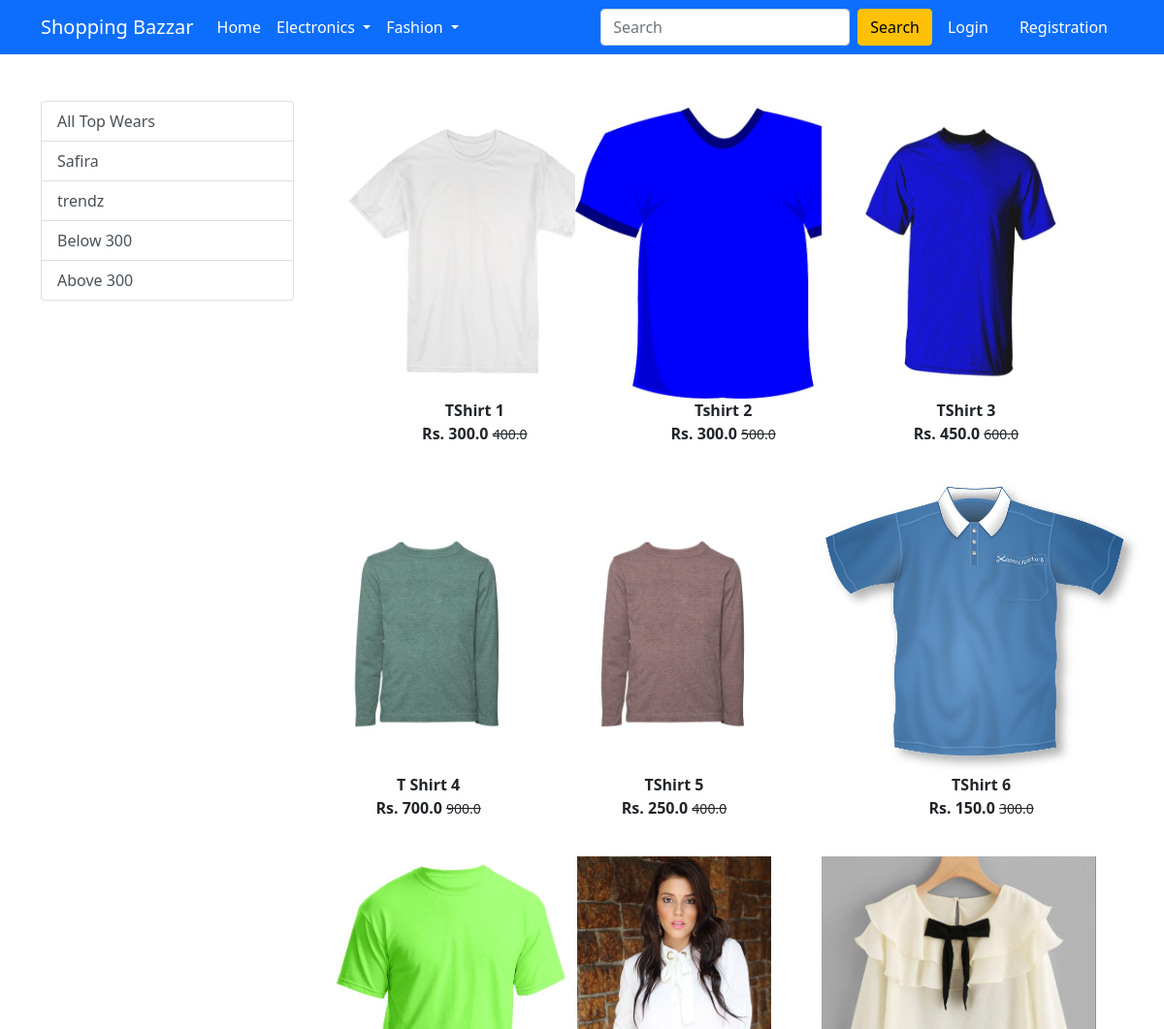
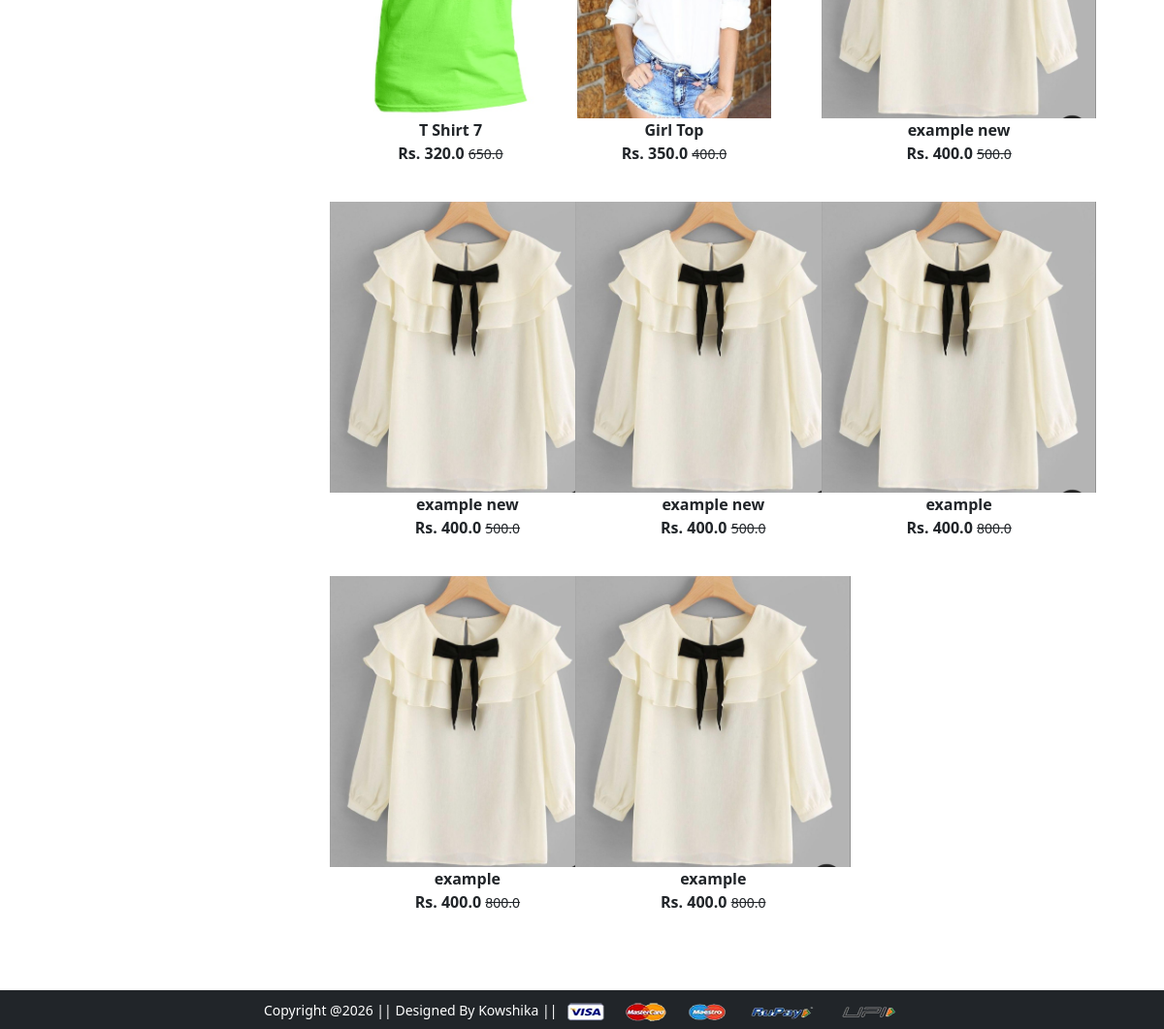
Screenshot of /topwear/ with the database file from the repository (2 pictures, top to bottom).
### app/models.py (models this page shows, shortened)
class Product(models.Model):
 title = models.CharField(max_length=100)
 selling_price = models.FloatField()
 discounted_price = models.FloatField()
 description = models.TextField()
 brand = models.CharField(max_length=100)
 category = models.CharField( choices=CATEGORY_CHOICES, max_length=2)
 product_image = models.ImageField(upload_to='productimg')

### app/views.py (the view)
# urls.py: path('topwear/',views.topwear, name="topwear"),
def topwear(request, datas=None):
	totalitem = 0
	if request.user.is_authenticated:
		totalitem = len(Cart.objects.filter(user=request.user))
	if datas==None :
			topwears = Product.objects.filter(category='TW')
	elif datas == 'Safira' or datas == 'Bajaj':
			topwears = Product.objects.filter(category='TW').filter(brand=datas)
	elif datas == 'below':
			topwears = Product.objects.filter(category='TW').filter(discounted_price__lt=300)
	elif datas == 'above':
			topwears = Product.objects.filter(category='TW').filter(discounted_price__gt=300)
	return render(request,"app/topwear.html",  {'topwears':topwears, 'totalitem':totalitem})

### app/templates/app/topwear.html (shortened to what this page needs)
{% extends 'app/base.html' %}
{% load static %}
{% block main-content %}
<div class="container my-5">
 <div class="row">
  <div class="col-sm-3">
   <div class="list-group">
     <a href="{% url 'topwear' %}" class="list-group-item list-group-item-action" aria-current="true">All Top Wears</a>
     <a href="{% url 'topweardata' 'Safira'  %}" class="list-group-item list-group-item-action" aria-current="true">Safira</a>
     <a href="{% url 'topweardata' 'Bajaj'  %}" class="list-group-item list-group-item-action">trendz</a>
     <a href="{% url 'topweardata' 'below'  %}" class="list-group-item list-group-item-action">Below 300</a>
     <a href="{% url 'topweardata' 'above'  %}" class="list-group-item list-group-item-action">Above 300</a>
   </div>
  </div>
  <div class="col-sm-8">
   <div class="row">
    {% for product in topwears %}
     <div class="col-sm-4 text-center mb-4">
      <a href="{% url 'product-detail' product.id %}" class="btn">
       <div class="item">
        <img src="{{product.product_image.url}}" alt="" height="300" class="">
        <div class="fw-bold">{{product.title}}</div>
        <div class="fw-bold">Rs. {{product.discounted_price}} <small class="fw-light text-decoration-line-through">{{product.selling_price}}</small></div>
       </div>
      </a>
     </div>
    {% endfor %}
   </div>
  </div>
 </div>
</div>
{% endblock main-content %}

### rows the page displays
Product: product_image (picture), title "TShirt 1", discounted_price "300.0", selling_price "400.0"
Product: product_image (picture), title "Tshirt 2", discounted_price "300.0", selling_price "500.0"
Product: product_image (picture), title "TShirt 3", discounted_price "450.0", selling_price "600.0"
Product: product_image (picture), title "T Shirt 4", discounted_price "700.0", selling_price "900.0"
Product: product_image (picture), title "TShirt 5", discounted_price "250.0", selling_price "400.0"
Product: product_image (picture), title "TShirt 6", discounted_price "150.0", selling_price "300.0"
Product: product_image (picture), title "T Shirt 7", discounted_price "320.0", selling_price "650.0"
Product: product_image (picture), title "Girl Top", discounted_price "350.0", selling_price "400.0"
Product: product_image (picture), title "example new", discounted_price "400.0", selling_price "500.0"
Product: product_image (picture), title "example new", discounted_price "400.0", selling_price "500.0"
Product: product_image (picture), title "example new", discounted_price "400.0", selling_price "500.0"
Product: product_image (picture), title "example", discounted_price "400.0", selling_price "800.0"
Product: product_image (picture), title "example", discounted_price "400.0", selling_price "800.0"
Product: product_image (picture), title "example", discounted_price "400.0", selling_price "800.0"
